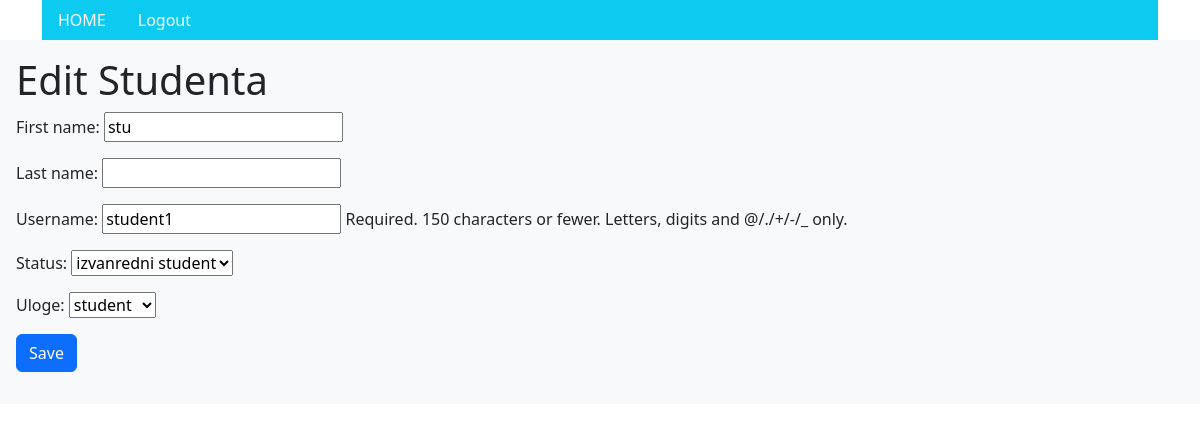
/studenti/student-edit/3/ (signed in), run on the app's committed database.
### app/models.py (models this page shows)
class Korisnik(AbstractUser):
    STATUS = (('none', 'None'), ('izv', 'izvanredni student'), ('red', 'redovni student'))
    status = models.CharField(max_length=50, choices=STATUS)
    uloge = models.ForeignKey(Uloge, on_delete=models.SET_NULL, null=True, blank=True, related_name='uloge')

### app/decorators.py (the view)
    def wrap(request, *args, **kwargs):
        if request.user.uloge.uloga == 'admin':
            return function(request, *args, **kwargs)
        else:
            return redirect('login')

### app/forms.py
class KorisnikForm(forms.ModelForm):
    class Meta:
        model = Korisnik
        fields = ['first_name', 'last_name', 'username', 'status', 'uloge']

### app/models.py (called while the page is built)
    def __str__(self):
        return '%s' % (self.uloga)

### app/views.py (called while the page is built)
@admin_required
def student_edit(request, pk):
    student = get_object_or_404(Korisnik, pk=pk)
    if request.method == 'POST':
        form = KorisnikForm(request.POST, instance=student)
        if form.is_valid():
            form.save()
            return redirect('studenti')
    else:
        form = KorisnikForm(instance=student)
    return render(request, 'student-edit.html', {'student': student, 'form': form})

### app/templates/student-edit.html (shortened to what this page needs)
{% extends 'base.html' %}
{% block admin %}
<div class="p-3 text-left bg-light">
<h1>Edit Studenta</h1>
<form method="POST">
  {{ form.as_p }}
  <button type="submit" class="btn btn-primary">Save</button>
</form>
</div>
{% endblock %}

### data on the page
Korisnik: first_name "stu", username "student1", status "izvanredni student", uloge "student"
